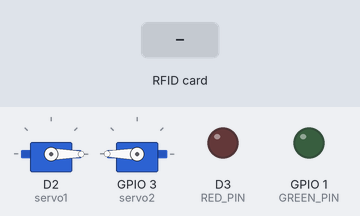
Bench run of a sketch on a simulated ESP8266 (NodeMCU). Shown: 2 × servo, output pins drawn as LEDs (lit = HIGH). The inputs (shaded band) are chosen by the test bench. WiFi joins after 1.5 s; servers stay silent unless stated; what the sketch prints to the serial monitor is not drawn.

Above: at 2.7 s.
2.8 s: RFID card 04 39 2E 8A D1 4A 80 held to the reader
At 3.9 s:
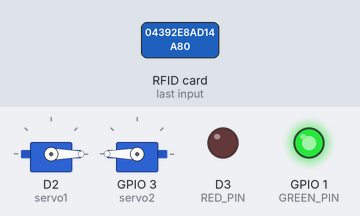
Timing chart, 0 to 5.4 s (numbered marks = the images above; inputs shaded):
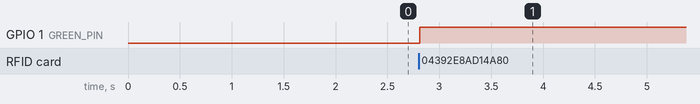

The sketch:

Finished_Demo.ino
```cpp
#include <ESP8266WiFi.h>;
#include <ESP8266HTTPClient.h>;

#include <MFRC522.h>
#include <SPI.h>

#include <Servo.h>

#define SS_PIN D4
#define RST_PIN D8

Servo servo1;
Servo servo2;

// Wifi credentials
const char* ssid = "hardhack";
const char* password = "hardhack";

const String joseph = " 04 39 2e 8a d1 4a 80";
const String eddie = " 04 2c 31 8a cf 3e 80";
const String steven = " 04 6d 27 62 d8 4a 80";
const String jacob = " 95 b8 89 27";

bool userIsLoggedIn = false;
String currentUser = "";
int userLoginTime = 0;

const int RED_PIN = D3;
const int GREEN_PIN = D10;

const char r = 'r';
const char g = 'g';
const char b = 'b';

MFRC522 rfid(SS_PIN, RST_PIN);

void setup() {
  servo1.attach(D2);
  servo1.write(0);

  servo2.attach(D9);
  servo2.write(180);

  pinMode(RED_PIN, OUTPUT);
  pinMode(GREEN_PIN, OUTPUT);

  WiFi.begin(ssid, password);
  while (WiFi.status() != WL_CONNECTED) {
    delay(500);
    Serial.println("Waiting for connection");
  }


  Serial.begin(9600);
  SPI.begin();
  rfid.PCD_Init();

  Serial.println("READY");

}

void loop() {
  updateUser();
  if (userIsLoggedIn) {
    String response = getResponse("http://192.168.43.143:5000/");
    if (response == "\"Y\"\n") {
      Serial.println("Recycleable object detected");
      changeColour(g);

      Serial.println("Start");

      servo1.write(90);
      servo2.write(90);

      Serial.println(servo1.read());
      Serial.println(servo2.read());

      delay(1000);

      servo1.write(0);
      servo2.write(180);

      Serial.println(servo1.read());
      Serial.println(servo2.read());

      Serial.println("End");

    } else {
      Serial.println(response);
      changeColour(r);
    }
  }
}

void updateUser() {
  if (!userIsLoggedIn || millis() - userLoginTime > 50000) {
    userIsLoggedIn = false;
    changeColour(b);
    String user = readRFID();
    if (user != "") {

      if (user == steven) {
        currentUser = "steven";
        userIsLoggedIn = true;
        userLoginTime = millis();
        changeColour(g);
      } else if (user == joseph) {
        currentUser = "joseph";
        userIsLoggedIn = true;
        userLoginTime = millis();
        changeColour(g);
      } else if (user == eddie) {
        currentUser = "eddie";
        userIsLoggedIn = true;
        userLoginTime = millis();
        changeColour(g);
      } else if (user == jacob) {
        currentUser = "jacob";
        userIsLoggedIn = true;
        userLoginTime = millis();
        changeColour(g);
      }
      Serial.println(currentUser);
    }
  }

}

String readRFID() {
      // Look for new cards
  if (rfid.PICC_IsNewCardPresent()) {
    rfid.PICC_ReadCardSerial();

    //Show UID on serial monitor

    String content= "";
    for (byte i = 0; i < rfid.uid.size; i++)
    {
       content.concat(String(rfid.uid.uidByte[i] < 0x10 ? " 0" : " "));
       content.concat(String(rfid.uid.uidByte[i], HEX));
    }
    return content;
  }
 return "";
}

void changeColour(char colour) {
  switch(colour) {
    case r:
      digitalWrite(RED_PIN, HIGH);
      digitalWrite(GREEN_PIN, LOW);
      break;
    case g:
      digitalWrite(RED_PIN, LOW);
      digitalWrite(GREEN_PIN, HIGH);
      break;
    case b:
      digitalWrite(RED_PIN, LOW);
      digitalWrite(GREEN_PIN, LOW);
      break;
  }
}

String getResponse(String url) {
  HTTPClient http;  //Declare an object of class HTTPClient

  http.begin(url);  //Specify request destination
  int httpCode = http.GET();           //Send the request

  if (httpCode > 0) { //Check the returning code
  String payload = http.getString();   //Get the request response payload
  Serial.println("payload" + payload); //Print the response payload
  return payload;
  }
}
```

Measured:
- after the input at 2.8 s, GPIO 1 (GREEN_PIN): LOW → HIGH at once
